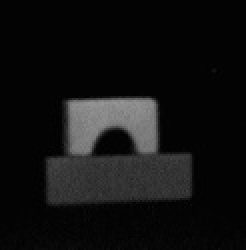
#> input picture im.png, 123 x 125 px (shown 2 times larger)
$ python trab.py
#> lines starting #> are read from the running program, lines starting #| are printed output that depends on the picture; after the words box and inside, x2 and y2 are one past the last pixel; in counts of white or black regions, pixels touching at a corner belong together
import os
import cv2
import math
import numpy as np
from PIL import ImageTk, Image
from matplotlib import pyplot as plt

# Classe para armazenar um pico
class Pico:
    rho = 0
    tetha = 0
# Fim da classe pico ----------
# ----------------------------------------
# Classe para armazena um segmento de reta
class Segmento:
    x1 = 0
    y1 = 0
    x2 = 0
    y2 = 0
# Fim da classe Segmento ----------------

class Dot:
    x = 0
    y = 0
# Fim da classe dot

# função para aplicar a transformada de Hough
def HoughLines (img, min_length, max_length):
    transformada = []
    hipotenusa = int(round(math.sqrt(len(img)*len(img) + len(img[0])*len(img[0]))))
    for i in range(int(hipotenusa)*2):
        linha = []
        for j in range(0,180,1):
            linha.append(0)
        transformada.append(linha)
    ## Matriz transformada gerada!!!

    #print('Valores da transformada: ',len(transformada), len(transformada[0]))

    ## Calculando a transformada de Hough
    for x in range(len(img)):
        for y in range(len(img[x])):
            if img[x][y] == 255:        # Achado um pixel branco
                for tetha in range(0,180,1):
                    cosseno = math.cos(tetha * math.pi / 180)
                    seno = math.sin(tetha * math.pi / 180)
                    p = int(round(x * cosseno + y * seno + hipotenusa))
                    transformada[p][tetha] += 1
    ## Fim do calculo da transformada

    picos = []
    ## Retornando um vetor com os picos
    for rho in range(len(transformada)):
        for tetha in range(len(transformada[rho])):
            if transformada[rho][tetha] > min_length:
                pico = Pico()
                pico.rho = int(round(rho - hipotenusa -2))
                pico.tetha = tetha
                picos.append(pico)
    return transformada, picos
# ---------------------------------- Fim da função de Hough

# Funçao para verificar se na vizinhança do pixel existe um pixel com a cor color
def VerificarVizinhaca (img, x, y, color):
    #print(x,y,len(img),len(img[0]))
    cor = color
    if img[x][y] == cor:
        return True
    else:
        somX = 1
        somY = 1
        subX = -1
        subY = -1
        if x == 0:
            subX = 0
        if y == 0:
            subY = 0
        if x == len(img)-1:
            somX = 0
        if y == len(img[0])-1:
            somY = 0
        if img[x+subX][y+subY] == cor or img[x][y+subY] == cor or img[x+somX][y+subY] == cor or img[x+subX][y] == cor or img[x+somX][y] == cor or img[x+subX][y+somY] == cor or img[x][y+somY] == cor or img[x+somX][y+somY] == cor:
            return True
        else:
            return False
# Fim da funcao de busca na vizinhanca ------------------------------

def BuscarReta (img, reta):
    ## Calculando o seno e cosseno de tetha
    rho = reta.rho
    tetha = reta.tetha
    cosseno = math.cos(tetha * math.pi / 180)
    seno = math.sin(tetha * math.pi / 180)

    reta = []

    if abs(seno) <= 0.2:
        for y in range(0,len(img[0]),1):
            x = int(round(rho - y*seno)/cosseno)
            if x >= len(img):
                x = len(img)-1
            dot = Dot()
            dot.x = x
            dot.y = y
            reta.append(dot)
    else:
        for x in range(0,len(img), 1):
            y = int(round(rho - x*cosseno)/seno)
            if y >= len(img[0]):
                y = len(img[0])-1
            dot = Dot()
            dot.x = x
            dot.y = y
            reta.append(dot)
    return reta
## Fim da procura por retas

def BuscarSegmento (img, reta, min, gap):

    isCounting = False
    isSegment  = False
    countingGap = False
    count_seg = 0
    count_gap = 0
    x_inicio = 0
    x_final = 0
    y_inicio = 0
    y_final = 0
    segmentos = []
    for dot in reta:
        x = dot.x
        y = dot.y
        # Encontrando um pixel branco
        if(VerificarVizinhaca(img,x,y,255)):
            # Começa a contar se não estava
            if isCounting == False:
                isCounting = True
                x_inicio = x
                y_inicio = y

            count_seg += 1  # Acrescenta 1 o contador do tamanho

            # Reseta a gap se estiver contando gap
            if countingGap == True:
                countingGap = False
                count_gap = 0
                x_final = 0
                y_final = 0

            if count_seg >= min and isSegment == False:
                isSegment = True
        else:
            if isCounting == True and isSegment == False:
                isCounting = False
                count_seg = 0
                # n precisa zerar o começo
            else:
                if isCounting == True and isSegment == True:
                    # Encontrado um possivel gap
                    if countingGap == False:
                        countingGap = True
                        x_final = x
                        y_final = y
                        # salva o final TODO

                    # Acrescentando 1 no contador do gap
                    count_gap += 1

                    if count_gap >= gap or reta.index(dot) == len(reta)-1:
                        segmento = Segmento()
                        segmento.x1 = x_inicio
                        segmento.y1 = y_inicio
                        segmento.x2 = x_final
                        segmento.y2 = y_final
                        count_gap = 0
                        count_seg = 0
                        x_inicio = 0
                        x_final = 0
                        y_inicio = 0
                        y_final = 0
                        isSegment = False
                        isCounting = False
                        countingGap = False
                        segmentos.append(segmento)
    return segmentos

# Fim da busca dos segmentos

def Rotacionar (angle, x, y, Tx, Ty): # Função para rotacionar uma coordenada
    tetha = (angle * math.pi / 180)
    x_linha = int(round(x * math.cos(tetha) - y * math.sin(tetha) + Tx))
    y_linha = int(round(x * math.sin(tetha) + y * math.cos(tetha) + Ty))
    return x_linha, y_linha
# Fim da função de rotação -----------------------------------------

def PlotarLinha(img, x1, y1, x2, y2, angulo, tx, ty, cor, line):
    xy1 = Rotacionar(angulo, x1, y1, tx, ty)
    xy2 = Rotacionar(angulo, x2, y2, tx, ty)
    cv2.line(img, (xy1), (xy2), cor, line)

# -------------------------------------------------------------------
#                     COMEÇO DO PROGRAMA PRINCIPAL
# -------------------------------------------------------------------

nome = 'im.png'

## Variaveis Globais
## ------- Manipulação do desenho
anguloRotacao = 90
TranslacaoX = 120
TranslacaoY = 0

## Thesholds
votacaoHough = 20
lenghtMinSeg = 8
lengthGap = 5

## Carregando imagens
img = cv2.imread(nome)
#> img is the input picture: shape (125, 123, 3); min 0, max 150, mean 17.1
retasImg = cv2.imread(nome)
finalImage = cv2.imread(nome)
gray = cv2.cvtColor(img, cv2.COLOR_BGR2GRAY)
edges = cv2.Canny(gray,100,200)
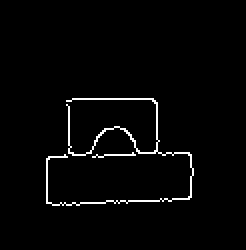
#> edges: shape (125, 123) (shown 2 times larger); 2.2% white in thin lines or dots, all inside (x1, y1, x2, y2) = (23, 49, 97, 103)

retas = []
transformada, picos = HoughLines(edges, votacaoHough, 500)
#> in HoughLines, `hipotenusa = int(round(math.sqrt(len(img)*len(img) + len(img[0])*len(i..`: hipotenusa = 175
#> the loop in HoughLines, `for x in range(len(img)):` made 125 passes
#> after the loop in HoughLines, `for x in range(len(img)):`: transformada = 350 items
#> after the loop in HoughLines, `for rho in range(len(transformada)):`: picos = 51 items
#> transformada = 350 items; picos = 51 items

# Após encontrados os picos na transformada de Hough, hora de
# Encontrar as retas, o código abaixo retorna um vetor de pontos
# aonde os pontos são coordenadas x, y
for pico in picos:
    retas.append(BuscarReta(edges,pico))
#> this loop made 51 passes
#> (rho in BuscarReta, tetha in BuscarReta, cosseno in BuscarReta, seno in BuscarReta) on passes 1 to 12: (-102, 179, -1, 0.0175), (-101, 179, -1, 0.0175), (-78, 179, -1, 0.0175), (-77, 178, -0.999, 0.0349), (-77, 179, -1, 0.0175), (-76, 177, -0.999, 0.0523), (-75, 178, -0.999, 0.0349), (-50, 179, -1, 0.0175), (-49, 178, -0.999, 0.0349), (-48, 177, -0.999, 0.0523), (18, 92, -0.0349, 0.999), (21, 90, 6.12e-17, 1)
#> after the loop, retas = 51 items

# Com as retas encontradas, é hora de encontrar os segmentos
# O vetor segmentos possui objetos com x, y final e inicial
segmentos = []
for dots in retas:
    reta = [dots[0], dots[-1]]
    PlotarLinha(retasImg, reta[0].x, reta[0].y, reta[1].x, reta[1].y, anguloRotacao, TranslacaoX, TranslacaoY, (0,255,0), 1)
    segmentos.append(BuscarSegmento(edges, dots, lenghtMinSeg, lengthGap))
#> this loop made 51 passes
#> xy1 in PlotarLinha on pass 1: (120, 102)
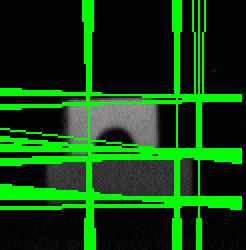
#> retasImg: shape (125, 123, 3) (shown 2 times larger); mean B, G, R 13.1, 66.5, 13.1

# Desenhando na imagem
for segs in segmentos:
    for seg in segs:                                        # tetha, Tx, Ty,    RGB,    thick
        PlotarLinha(finalImage, seg.x1, seg.y1, seg.x2, seg.y2, anguloRotacao, TranslacaoX, TranslacaoY, (255, 0, 0), 1)
#> this loop made 51 passes
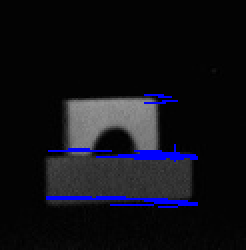
#> finalImage: shape (125, 123, 3) (shown 2 times larger); 2.73% of pixels changed, all inside (x1, y1, x2, y2) = (23, 47, 99, 104)

# Mostrando as imagens
plt.subplot(231),plt.imshow(img,cmap = 'gray')
plt.title('Imagem Original'), plt.xticks([]), plt.yticks([])

plt.subplot(232),plt.imshow(gray,cmap = 'gray')
plt.title('Imagem Cinza'), plt.xticks([]), plt.yticks([])

plt.subplot(233),plt.imshow(edges,cmap = 'gray')
plt.title('Aplicado o Canny'), plt.xticks([]), plt.yticks([])

plt.subplot(234),plt.imshow(transformada,cmap = 'gray')
plt.title('Transformada'), plt.xticks([]), plt.yticks([])

plt.subplot(235),plt.imshow(retasImg,cmap = 'gray')
plt.title('Retas'), plt.xticks([]), plt.yticks([])

plt.subplot(236),plt.imshow(finalImage,cmap = 'gray')
plt.title('Segmentos'), plt.xticks([]), plt.yticks([])

plt.show()
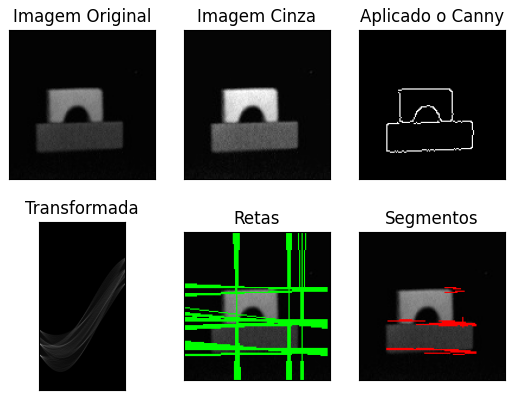
#> figure drawn by matplotlib, 6 panels; B, G, R data is drawn as R, G, B
# Fim do programa
